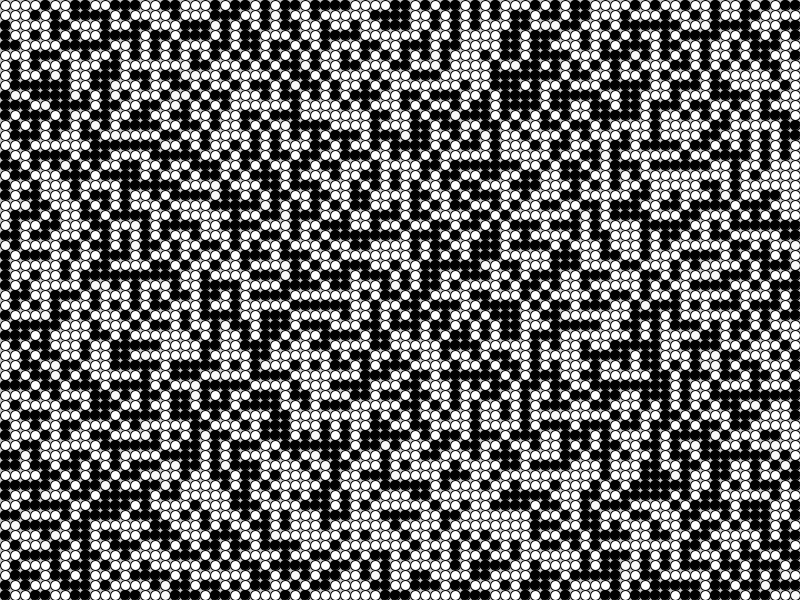
Frame 1 (no input)
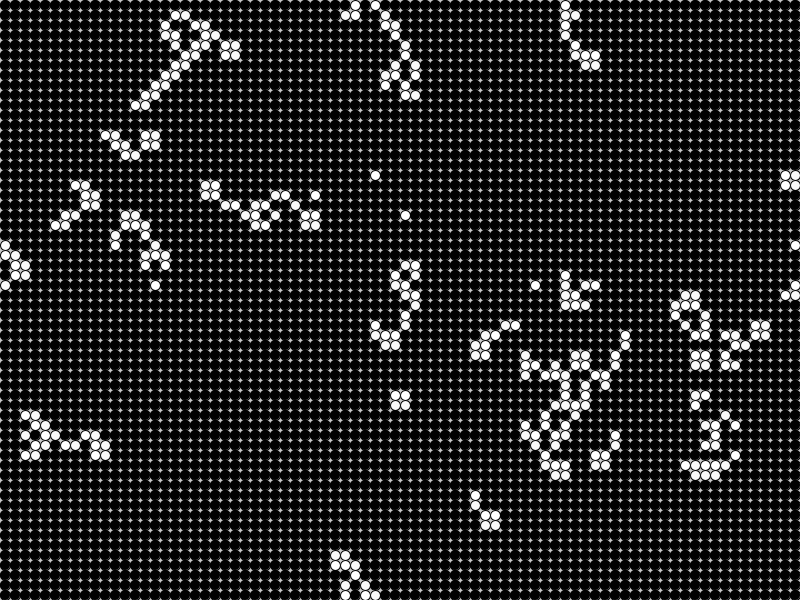
Frame 60 (the mouse pressed at the canvas centre just before this capture)
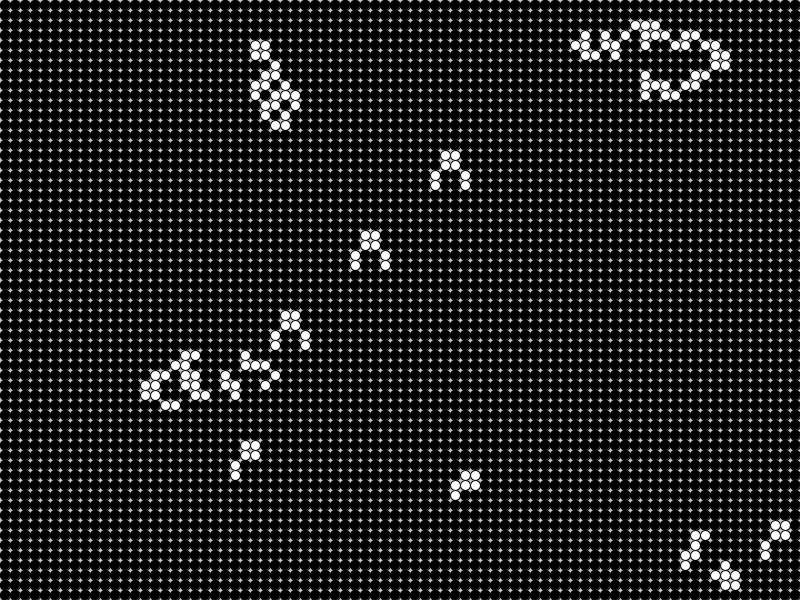
Frame 120 (the mouse held since frame 60 and released just before this capture)

The Processing sketch that drew these frames (run headless with seeded random() and noise(); from frame 60 on, the mouse is pressed at the canvas centre):

// Processing sketch: briansBrain
// ── briansBrain.pde
//cellular automata variant
//I am following "Generative Art; A practical guide using processing" by matt pearson
//http://zenbullets.com/book.php

//Author Ian Hunt-Isaak
//ianhi.github.io
//ianhuntisaak [atNOSPAM] gmail.com
//====================================================================
Cell[][] _cellArray;
int _cellSize=10;
int _numX, _numY;

void setup(){
  size(800,600);
  _numX=floor(width/_cellSize);
  _numY=floor(height/_cellSize);
  restart();
}
void restart(){
  _cellArray=new Cell[_numX][_numY];
  for(int x=0;x<_numX;x++){
    for(int y=0;y<_numY;y++){
      _cellArray[x][y] = new Cell(x,y);
    }
  }
  
  for(int x=0;x<_numX;x++){
    for(int y=0;y<_numY;y++){
      
      int above = y-1;
      int below = y+1;
      int left  = x-1;
      int right = x+1;
      
      if(above<0)      above=_numY-1;
      if(below==_numY) below =0;
      if(left<0)       left = _numX-1;
      if(right==_numX) right =0;
      
      _cellArray[x][y].addNeighbor(_cellArray[left][above]);
      _cellArray[x][y].addNeighbor(_cellArray[left][y]);
      _cellArray[x][y].addNeighbor(_cellArray[left][below]);
      _cellArray[x][y].addNeighbor(_cellArray[x][above]);
      _cellArray[x][y].addNeighbor(_cellArray[x][below]);
      _cellArray[x][y].addNeighbor(_cellArray[right][above]);
      _cellArray[x][y].addNeighbor(_cellArray[right][y]);
      _cellArray[x][y].addNeighbor(_cellArray[right][below]);
    }
  }
}
void draw(){
  background(200);
  
  for(int x=0;x<_numX;x++){
    for(int y=0;y<_numY;y++){
      _cellArray[x][y].calcNextState();
    }
  }
  
  translate(_cellSize/2,_cellSize/2);
  for(int x=0;x<_numX;x++){
    for(int y=0;y<_numY;y++){
      _cellArray[x][y].drawMe();
    }
  }
}

void mousePressed(){
  restart();
}

//=================OBJECT============================

class Cell{
  float x,y;
  int state;
  int nextState;
  Cell[] neighbors;
  
  Cell(float ex,float why){
    x=ex*_cellSize;
    y=why*_cellSize;
    
    nextState=round(random(2));
    state=nextState;
    
    neighbors=new Cell[0];
  }
  
  void addNeighbor(Cell cell){
    neighbors=(Cell[]) append(neighbors,cell);
  }
  void calcNextState(){
    int firingCount=0;
    if(state==0){
      for(int i=0;i<neighbors.length;i++){
        if(neighbors[i].state==1){
          firingCount++;
        }
      }
      if(firingCount==2){
        nextState=1;
      } else{
        nextState = state;
      }
    } else if(state==1) {
      nextState=2;
    } else if(state==2){
      nextState=0;
    }
    //nextState =GOL(neighbors,state);  // Game of Life rules.
    //nextState = V_Vote(neighbors,state); //Vichniac Vote Rule
  }
  void drawMe(){
    state=nextState;
    stroke(0);
    switch(state){
      case 0: 
        fill(0);
        break;
      case 1: 
        fill(250);
        break;
      case 2: 
        fill(255);
        break;
    }
    ellipse(x,y,_cellSize,_cellSize);
    //point(x,y);
  }
}


void keyPressed(){
  if(key=='s'){
    save("Outputs/CA-"+year()+"-"+month()+"-"+day()+"-"+hour()+"-"+minute()+"-"+second()+".png");
    save("Outputs/CA-"+year()+"-"+month()+"-"+day()+"-"+hour()+"-"+minute()+"-"+second());
  }
}
